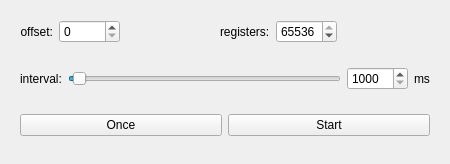
<?xml version="1.0" encoding="UTF-8"?>
<ui version="4.0">
 <class>RandomizeShm</class>
 <widget class="QWidget" name="RandomizeShm">
  <property name="geometry">
   <rect>
    <x>0</x>
    <y>0</y>
    <width>450</width>
    <height>164</height>
   </rect>
  </property>
  <property name="minimumSize">
   <size>
    <width>450</width>
    <height>164</height>
   </size>
  </property>
  <property name="maximumSize">
   <size>
    <width>450</width>
    <height>164</height>
   </size>
  </property>
  <property name="windowTitle">
   <string>Form</string>
  </property>
  <layout class="QGridLayout" name="gridLayout">
   <item row="0" column="1">
    <widget class="QWidget" name="widget" native="true">
     <layout class="QGridLayout" name="gridLayout_2">
      <item row="0" column="3">
       <spacer name="horizontalSpacer">
        <property name="orientation">
         <enum>Qt::Horizontal</enum>
        </property>
        <property name="sizeHint" stdset="0">
         <size>
          <width>40</width>
          <height>20</height>
         </size>
        </property>
       </spacer>
      </item>
      <item row="0" column="0">
       <widget class="QLabel" name="label">
        <property name="text">
         <string>offset:</string>
        </property>
        <property name="alignment">
         <set>Qt::AlignRight|Qt::AlignTrailing|Qt::AlignVCenter</set>
        </property>
       </widget>
      </item>
      <item row="0" column="5">
       <widget class="QSpinBox" name="registers">
        <property name="minimum">
         <number>1</number>
        </property>
        <property name="maximum">
         <number>65536</number>
        </property>
        <property name="value">
         <number>65536</number>
        </property>
       </widget>
      </item>
      <item row="0" column="4">
       <widget class="QLabel" name="label_2">
        <property name="text">
         <string>registers:</string>
        </property>
       </widget>
      </item>
      <item row="0" column="2">
       <widget class="QSpinBox" name="offset">
        <property name="sizePolicy">
         <sizepolicy hsizetype="Minimum" vsizetype="Fixed">
          <horstretch>0</horstretch>
          <verstretch>0</verstretch>
         </sizepolicy>
        </property>
        <property name="maximum">
         <number>65535</number>
        </property>
       </widget>
      </item>
      <item row="0" column="6">
       <spacer name="horizontalSpacer_2">
        <property name="orientation">
         <enum>Qt::Horizontal</enum>
        </property>
        <property name="sizeHint" stdset="0">
         <size>
          <width>40</width>
          <height>20</height>
         </size>
        </property>
       </spacer>
      </item>
     </layout>
    </widget>
   </item>
   <item row="2" column="1">
    <widget class="QWidget" name="widget_3" native="true">
     <layout class="QGridLayout" name="gridLayout_4">
      <item row="0" column="0">
       <widget class="QLabel" name="label_3">
        <property name="text">
         <string>interval:</string>
        </property>
       </widget>
      </item>
      <item row="0" column="1">
       <widget class="QSlider" name="slider_interval">
        <property name="minimum">
         <number>100</number>
        </property>
        <property name="maximum">
         <number>60000</number>
        </property>
        <property name="singleStep">
         <number>100</number>
        </property>
        <property name="pageStep">
         <number>10000</number>
        </property>
        <property name="value">
         <number>1000</number>
        </property>
        <property name="orientation">
         <enum>Qt::Horizontal</enum>
        </property>
       </widget>
      </item>
      <item row="0" column="3">
       <widget class="QLabel" name="label_interval">
        <property name="text">
         <string>ms</string>
        </property>
       </widget>
      </item>
      <item row="0" column="2">
       <widget class="QSpinBox" name="spinbox_interval">
        <property name="minimum">
         <number>1000</number>
        </property>
        <property name="maximum">
         <number>60000</number>
        </property>
        <property name="singleStep">
         <number>100</number>
        </property>
       </widget>
      </item>
     </layout>
    </widget>
   </item>
   <item row="3" column="1">
    <widget class="QWidget" name="widget_2" native="true">
     <layout class="QGridLayout" name="gridLayout_3">
      <item row="0" column="1">
       <widget class="QPushButton" name="button_start">
        <property name="text">
         <string>Start</string>
        </property>
       </widget>
      </item>
      <item row="0" column="0">
       <widget class="QPushButton" name="button_once">
        <property name="text">
         <string>Once</string>
        </property>
       </widget>
      </item>
     </layout>
    </widget>
   </item>
   <item row="4" column="1">
    <spacer name="verticalSpacer">
     <property name="orientation">
      <enum>Qt::Vertical</enum>
     </property>
     <property name="sizeHint" stdset="0">
      <size>
       <width>20</width>
       <height>40</height>
      </size>
     </property>
    </spacer>
   </item>
  </layout>
 </widget>
 <resources/>
 <connections/>
</ui>
